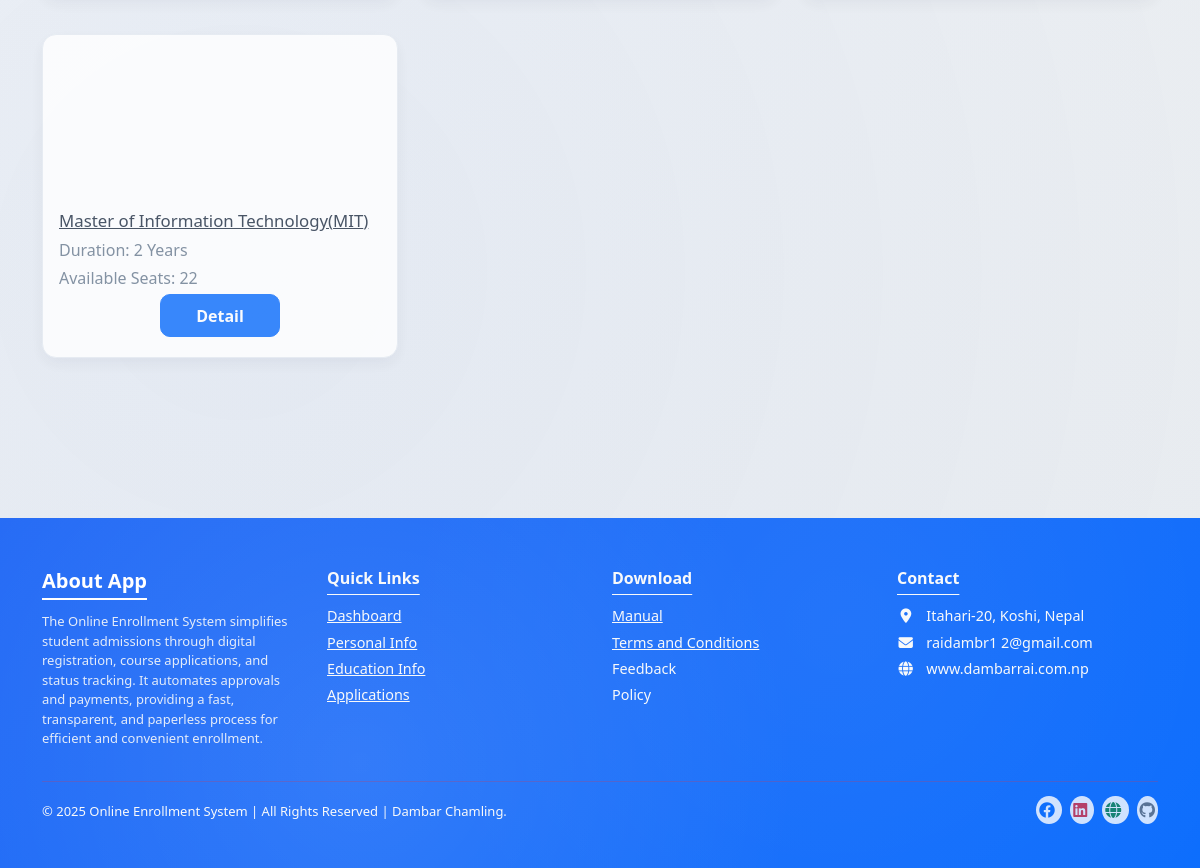
The page /student-dashboard/ (lower part) on the database as committed earlier.
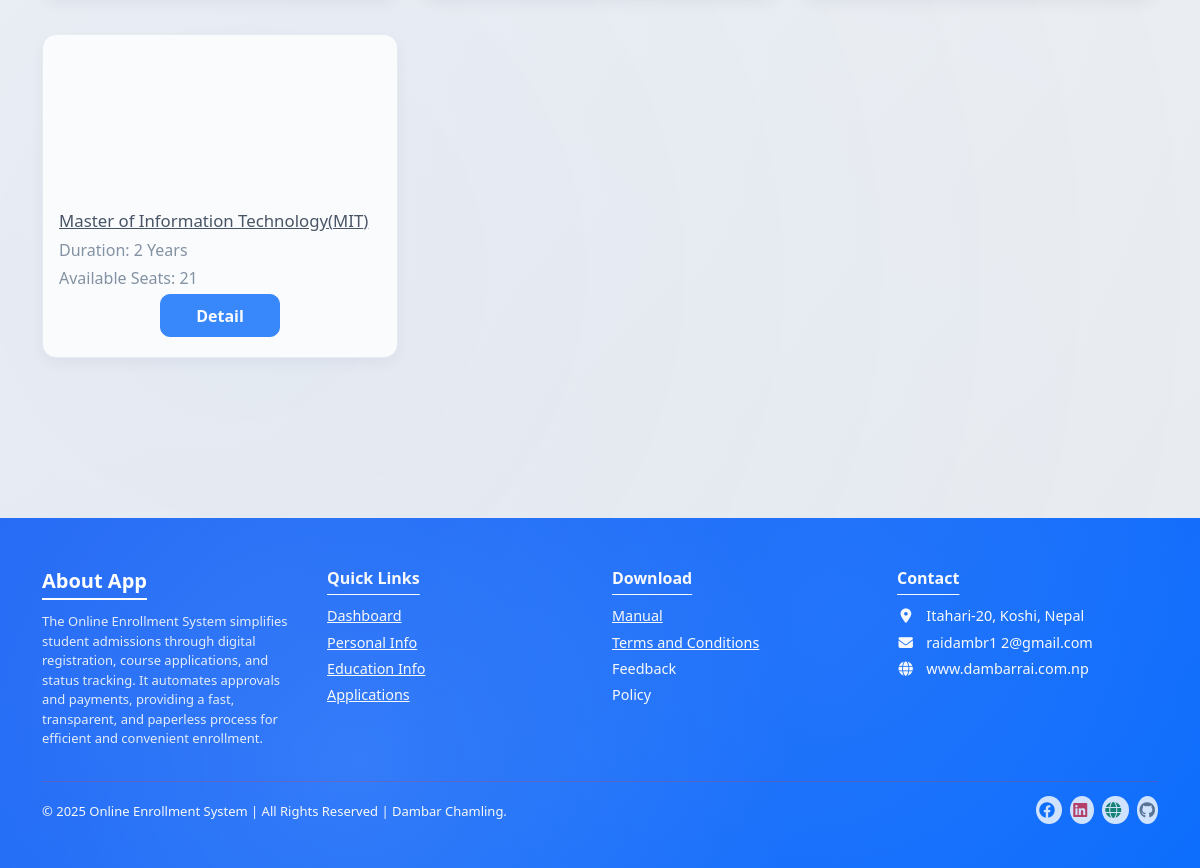
The same page on the database as committed later.
### admissionapp/models.py (models this page shows, shortened)
class CourseDetails(models.Model):
    DEGREE_CHOICES = [
        ("Master", "Master"),
        ("Bachelor", "Bachelor"),
        ("Plus2", "Plus2"),
    ]
    COURSE_DURATION = [
        ("2 Years", "2 Years"),
        ("3 Years", "3 Years"),
        ("4 Years", "4 Years"),
        ("5 Years", "5 Years"),
    ]
    degree = models.CharField(max_length=50, choices=DEGREE_CHOICES)
    course_name = models.CharField(max_length=10, unique=True,
                                   verbose_name="Course Name(short form)")
    course_full_name = models.CharField(max_length=100, unique=True, blank=True,
                                    verbose_name="Course Full Name")
    course_code = models.CharField(max_length=10, unique=True)
    course_duration = models.CharField(max_length=10, choices=COURSE_DURATION)
    total_seats = models.PositiveIntegerField(default=40)
    seats_filled = models.PositiveIntegerField(default=0)
    course_fee = models.DecimalField(max_digits=10, decimal_places=2, default=0)
    course_add_date = models.DateTimeField(auto_now_add=True, blank=True, null=True)
    course_desc = models.TextField(blank=True, help_text="Overview, curriculum etc"
                                   ,verbose_name="Course Description")
    min_requirement = models.TextField(
        blank=True,
        verbose_name="Minimum Requirement",
        help_text="Write as bullet sentences",
    )
    bg_pic = models.ImageField(
        upload_to=course_bg_upload_path,
        blank=True,
        null=True,
        help_text="Upload a background image for the course",
        verbose_name="Background Picture"
    )
    @property
    def remaining_seat(self):
        return self.total_seats - self.seats_filled

### admissionapp/views.py (the view)
# urls.py: path("student-dashboard/", views.student_dashboard, name="student_dashboard"),
def student_dashboard(request):
    plus2_courses = CourseDetails.objects.filter(
        degree="Plus2"
    ).order_by("course_name")
    bachelor_courses = CourseDetails.objects.filter(
        degree="Bachelor"
    ).order_by("course_name")
    master_courses = CourseDetails.objects.filter(
        degree="Master"
    ).order_by("course_name")
    course_stats = CourseDetails.objects.aggregate(
        total_courses=Count("id"),
        master_course_count=Count(
            "id",
            filter=Q(degree="Master")
        ),
        bachelor_course_count=Count(
            "id",
            filter=Q(degree="Bachelor")
        ),
        plus2_course_count=Count(
            "id",
            filter=Q(degree="Plus2")
        ),
    )
    context = {
        "total_courses": course_stats["total_courses"],
        "master_course_count": course_stats["master_course_count"],
        "bachelor_course_count": (
            course_stats["bachelor_course_count"]
        ),
        "plus2_course_count": course_stats["plus2_course_count"],
        "plus2_courses": plus2_courses,
        "bachelor_courses": bachelor_courses,
        "master_courses": master_courses,
        "plus2_courses_repeat": repeat_to_fill(
            plus2_courses,
            per_row=3,
            min_rows=1,
            max_rows=4
        ),
        "bachelor_courses_repeat": repeat_to_fill(
            bachelor_courses,
            per_row=3,
            min_rows=1,
            max_rows=4
        ),
        "master_courses_repeat": repeat_to_fill(
            master_courses,
            per_row=3,
            min_rows=1,
            max_rows=4
        ),
    }
    return render(
        request,
        "student/student_dashboard.html",
        context
    )

### admissionapp/context_processors.py (called while the page is built, shortened)
def profile_flags(request):
    if not request.user.is_authenticated:
        return {}

### admissionapp/views.py (called while the page is built)
def repeat_to_fill(seq, per_row=3, min_rows=1, max_rows=4):
    seq = list(seq)
    if not seq:
        return []
    target_len = per_row * ceil(len(seq) / per_row)
    target_len = max(target_len, per_row * min_rows)
    target_len = min(target_len, per_row * max_rows)
    repeats = (target_len + len(seq) - 1) // len(seq)
    return (seq * repeats)[:target_len]

### templates/student/student_dashboard.html (shortened to what this page needs)
{% extends 'student/student_base.html' %} {% load static %}  {% block css %}
<link
  rel="stylesheet"
  href="{% static 'css/student/student_dashboard.css' %}"
/>
{% endblock %} {% block body %}
<div class="student-dashboard container">
  <div class="master-section py-5">
    <div class="row">
      {% for course in master_courses %}
      <div class="col-md-4 mb-3">
        <div class="card">
          {% if course.bg_pic %}
            <a href="{% url 'select_course' course.pk %}" class="course-link">
            <div class="card-img-top course-bg"
                style="background-image: url('{{ course.bg_pic.url }}');">
            </div></a>
          {% else %}
            <a href="{% url 'select_course' course.pk %}" class="course-link">
            <div class="card-img-top course-bg"
                style="background-image: url('{% static 'images/pic.jpg' %}');">
            </div></a>
          {% endif %}
          <div class="card-body">
            <h5 class="card-title text-decoration-underline">
               {{ course.course_full_name}}({{ course.course_name}})
            </h5>
            <p class="text-muted">Duration: {{ course.course_duration }}</p>
            <p class="text-muted">
              Available Seats: {{ course.remaining_seat }}
            </p>
            <div class="apply-btn text-center">
              <a
                href="{% url 'select_course' course.pk %}"
                class="btn btn-primary text-center"
                >Detail</a
              >
            </div>
          </div>
        </div>
      </div>
      {% empty %}
      <div class="col-12">
        <p>No Master Courses Available</p>
      </div>
      {% endfor %}
    </div>
  </div>
</div>
{% endblock body %}

Rows that differ between the two databases and show on the page:
changed CourseDetails "Master of Information Technology": remaining_seat "22" → "21"
